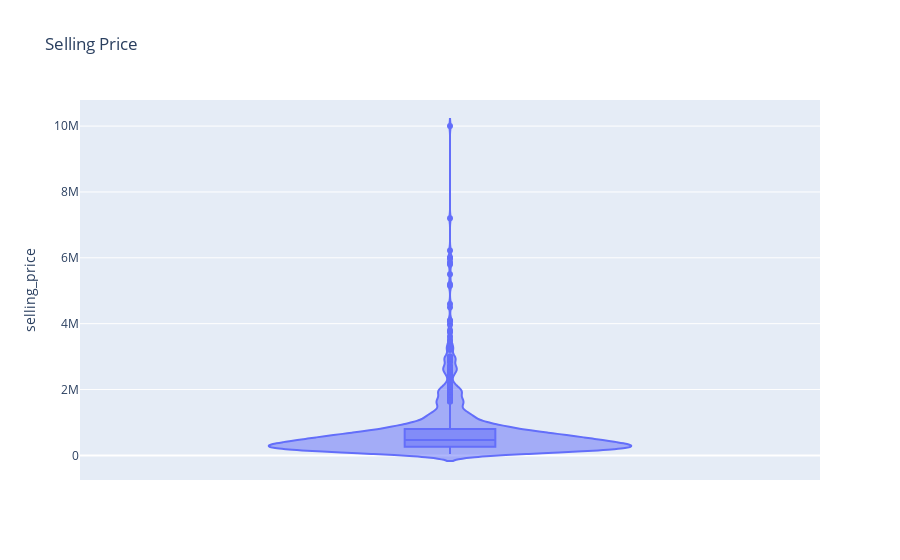

The notebook cell this image was saved under:
### Code cell
fig = px.violin(df, y="selling_price", box=True,title='Selling Price', # draw box plot inside the violin
                 # can be 'outliers', or False
               )
fig.show()

### Figure 1 — Plotly figure (JSON) as saved in the notebook; plotly's stock layout.template omitted (floating-point values rounded to 4 significant figures; data arrays with more than 128 entries replaced by an {"elided": "..."} marker saying what was removed)
{"data": [{"alignmentgroup": "True", "box": {"visible": true}, "hovertemplate": "selling_price=%{y}<extra></extra>", "legendgroup": "", "marker": {"color": "#636efa"}, "name": "", "offsetgroup": "", "orientation": "v", "scalegroup": "True", "showlegend": false, "type": "violin", "x0": " ", "xaxis": "x", "y": {"elided": "920 int values"}, "y0": " ", "yaxis": "y"}], "layout": {"legend": {"tracegroupgap": 0}, "title": {"text": "Selling Price"}, "violinmode": "group", "xaxis": {"anchor": "y", "domain": [0, 1]}, "yaxis": {"anchor": "x", "domain": [0, 1], "title": {"text": "selling_price"}}}}
